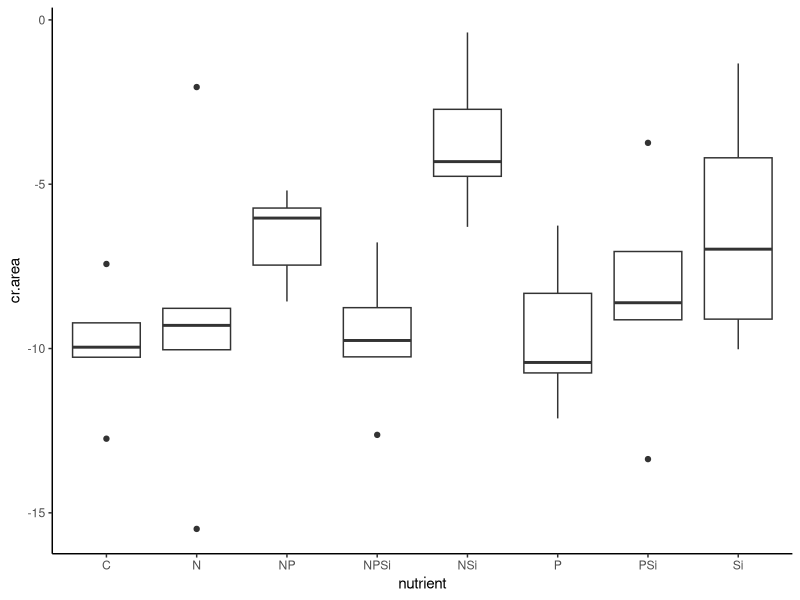
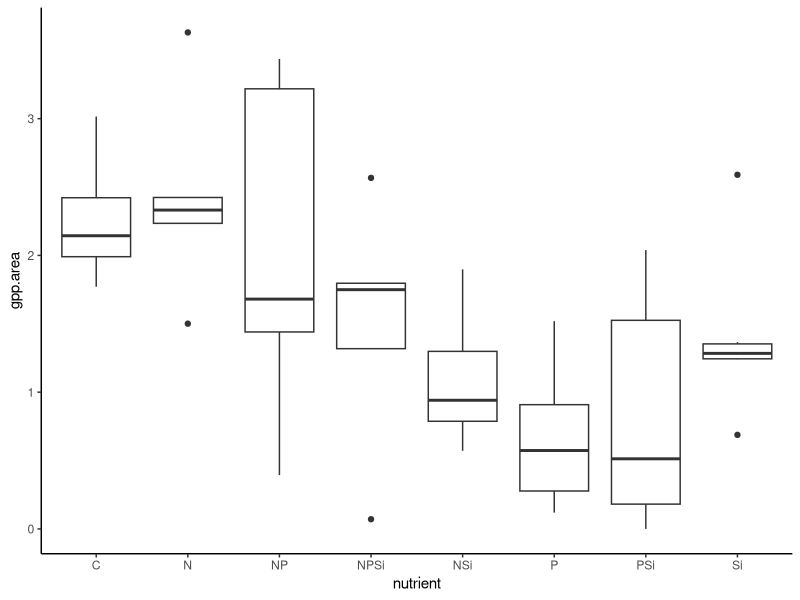
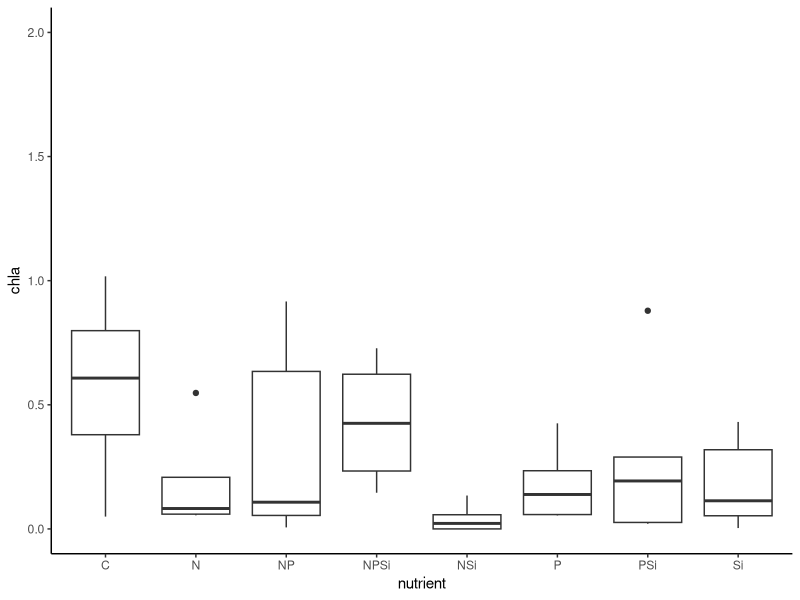
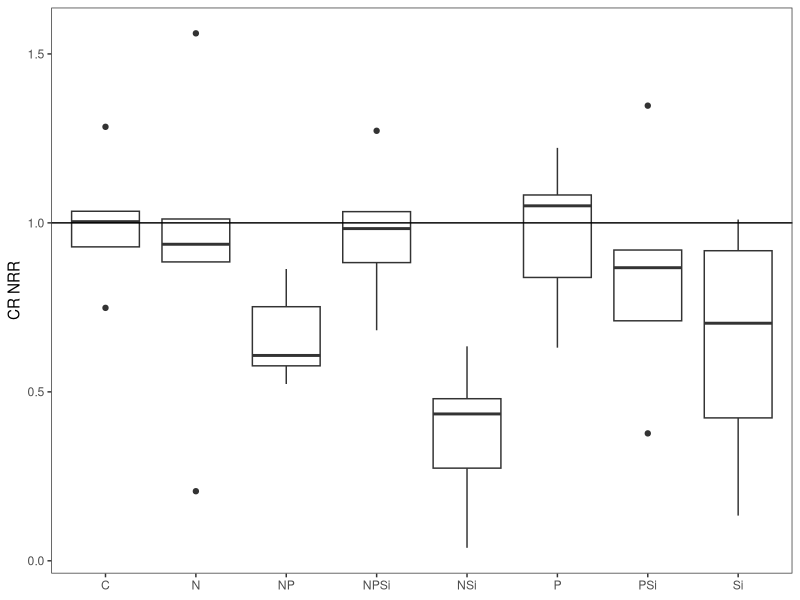
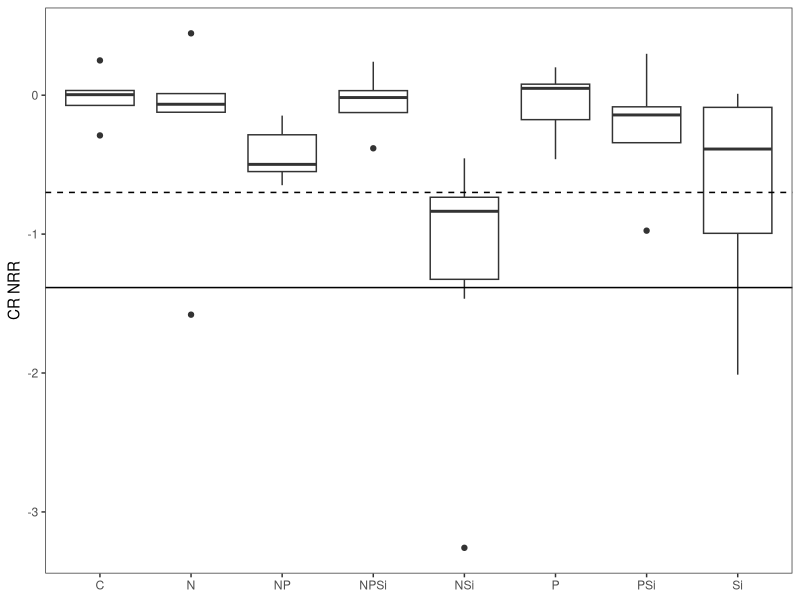
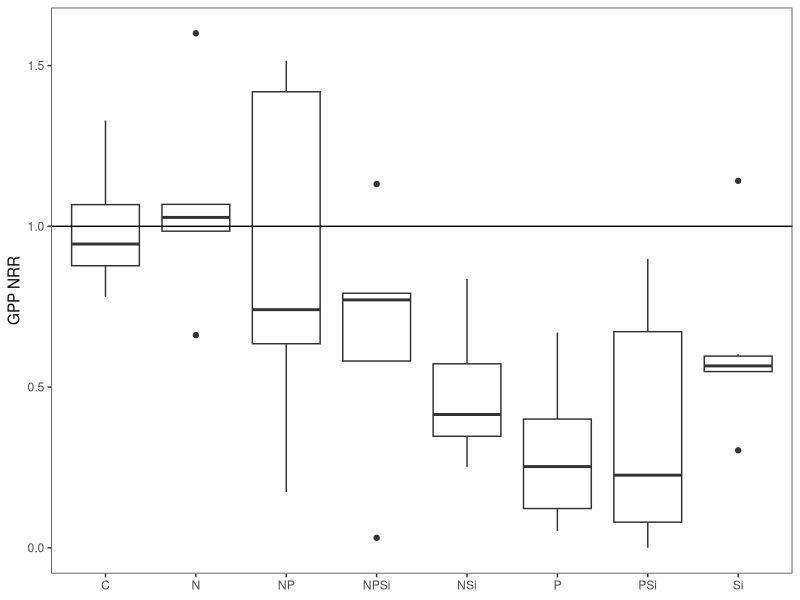
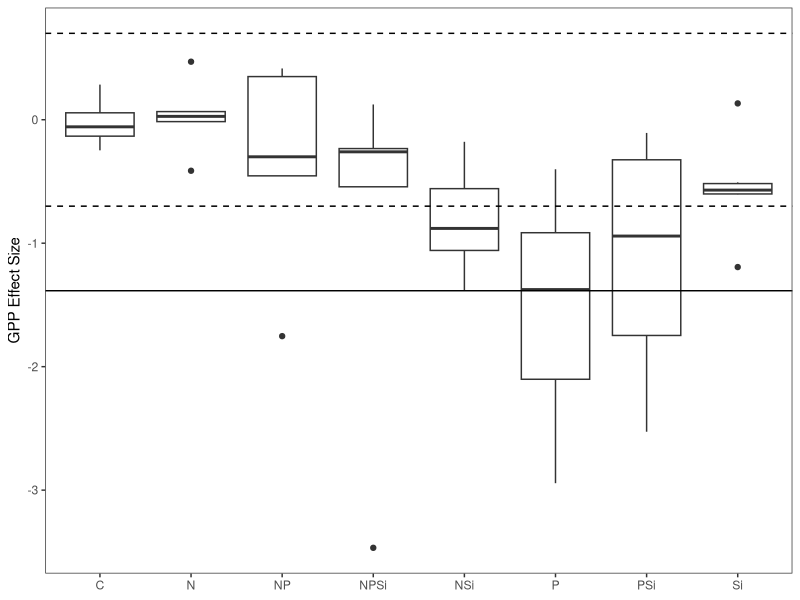
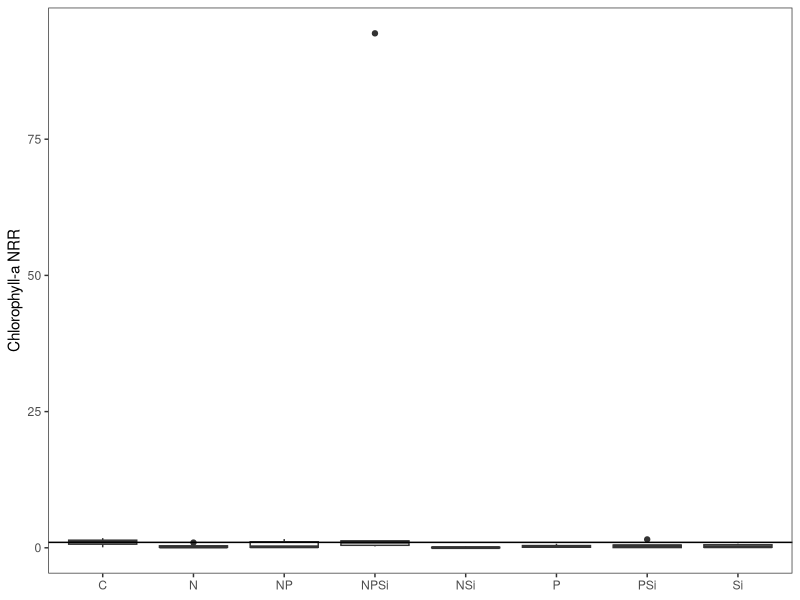

R code for these plots, in order: (Note: this script raises an error after producing the figures.)
#Author:  Clay Arango
#Creation date: 10-Feb-19
#Script to analyze NDS data from Summer 2018 NDS work with S. Roley and A. Alexiades

#packages
install.packages("nlme")
install.packages("nortest")
install.packages("dplyr")
install.packages("multcomp")
install.packages("MASS")
install.packages("ggplot2")
library(nlme)
library(nortest)
library(plyr)
library(dplyr)
library(multcomp)
library(MASS)
library(ggplot2)
library(tidyr)

#Load data
reec_fall <- read.table(file="reec_fall.csv", header=T, sep=",")

#set variable
d = reec_fall

#evaluate data to make sure factors are correct
names(d)
unique(d$nutrient) #control, N, NP, NPSi, NSi, P, PSi, Si
unique(d$N) #should be 0 and 1
unique(d$P) #should be 0 and 1
unique(d$Si) #should be 0 and 1
unique(d$top) #should be "sponge" and "glass"
#if need to change, use recode function below. 
d$top<-recode(d$top, "cellulose" ="sponge")
str(d)

#convert N and P and Si values (0 or 1 for absence or presence) to factors
d$N<-as.factor(d$N)
d$P<-as.factor(d$P)
d$Si<-as.factor(d$Si)
str(d)

#subset data into gpp and cr response
d.cr = subset(d, top=="sponge", data=d)
d.gpp = subset(d, top=="glass", data=d)

#check distribution of controls and remove as needed before calculating NRR.
ggplot(d.cr, aes(x=nutrient, y=cr.area))+geom_boxplot() +theme_classic()
#ok

#calculate nrr for cr
x<-ddply(d.cr, "nutrient", summarise, ave_cr = mean(cr.area, na.rm=T)) #changed to ddply b/c allows
#to specify by column name - I had a csv file with the relevant column in a different position.
x
d.cr$cr.nrr = d.cr$cr.area/-9.922869 #divide by control ave_cr
d.cr$chla.nrr<-NA

#check distribution of controls and remove as needed before calculating NRR.
ggplot(d.gpp, aes(x=nutrient, y=gpp.area))+geom_boxplot() +theme_classic()
#probaly ok, but check AA3, AA6, X3
ggplot(d.gpp, aes(x=nutrient, y=chla))+geom_boxplot() +theme_classic()+scale_y_continuous(limits=c(0,2))
#one super-high outlier - was a copy/paste error.updated with value from NDS spreadsheet.
#also check CC3

#calculate nrr for gpp and chla
x<- ddply(d.gpp, "nutrient", summarise, ave_gpp = mean(gpp.area, na.rm=T), ave_chla = mean(chla, na.rm=T)) 
x
d.gpp$gpp.nrr = d.gpp$gpp.area/2.2686372 #divide by control ave_gpp
d.gpp$chla.nrr = d.gpp$chla/0.5705330 #divide by control ave_chla

#combine files and export
d.nrr<-rbind(d.cr, d.gpp)
d.nrr$site_date<-"reec_fall"

d.nrr$gpp.es<-log(d.nrr$gpp.nrr)
d.nrr$cr.es<-log(d.nrr$cr.nrr)
d.nrr$chla.es<-log(d.nrr$chla.nrr)
write.table(d.nrr, "reec_fall_nrr.csv", sep=",", quote=F, row.names =F)


###############
#plots of NRR and effect size
##############
ggplot(data=d.cr, aes(x=nutrient, y=cr.nrr))+geom_boxplot()+theme_bw()+
  ylab("CR NRR")+geom_abline(slope = 0, intercept = 1)+
  theme(axis.title.x=element_blank(), panel.grid.minor=element_blank(), panel.grid.major=element_blank())
#inhibition

ggplot(data=subset(d.nrr, (top=="sponge")), aes(x=nutrient, y=cr.es))+geom_boxplot()+theme_bw()+
  ylab("CR NRR")+geom_hline(yintercept = -1.385, lty="solid")+ geom_hline(yintercept = -0.7, lty="dashed")+
  theme(axis.title.x=element_blank(), panel.grid.minor=element_blank(), panel.grid.major=element_blank())

ggplot(data=subset(d.gpp, !(nutrient=="control")), aes(x=nutrient, y=gpp.nrr))+geom_boxplot()+theme_bw()+
  ylab("GPP NRR")+geom_abline(slope = 0, intercept = 1)+
  theme(axis.title.x=element_blank(), panel.grid.minor=element_blank(), panel.grid.major=element_blank())
#inhibition

ggplot(data=subset(d.nrr, (top=="glass")), aes(x=nutrient, y=gpp.es))+geom_boxplot()+theme_bw()+
  ylab("GPP Effect Size")+geom_hline(yintercept = -1.385, lty="solid")+ 
  geom_hline(yintercept = -0.7, lty="dashed")+geom_hline(yintercept = 0.7, lty="dashed")+
  theme(axis.title.x=element_blank(), panel.grid.minor=element_blank(), panel.grid.major=element_blank())

ggplot(data=d.gpp, aes(x=nutrient, y=chla.nrr))+geom_boxplot()+theme_bw()+
  ylab("Chlorophyll-a NRR")+geom_abline(slope = 0, intercept = 1)+
  theme(axis.title.x=element_blank(), panel.grid.minor=element_blank(), panel.grid.major=element_blank())
#inhibition

ggplot(data=subset(d.nrr, (top=="glass")), aes(x=nutrient, y=chla.es))+geom_boxplot()+theme_bw()+
  ylab("Chla Effect Size")+geom_hline(yintercept = -1.385, lty="solid")+ 
  geom_hline(yintercept = -0.7, lty="dashed")+geom_hline(yintercept = 0.7, lty="dashed")+
  theme(axis.title.x=element_blank(), panel.grid.minor=element_blank(), panel.grid.major=element_blank())


##########
#NRR Summary Files
#########

GPP_sum<-ddply(d.gpp, "nutrient", summarise, ave_nrr.gpp=mean(gpp.nrr, na.rm=T), sd_nrr.gpp=sd(gpp.nrr, na.rm=T), 
               se_nrr.gpp =(sd(gpp.nrr)/sqrt(sum(!is.na(gpp.nrr)))), 
               ci95_nrr.gpp = (1.96*(sd(gpp.nrr)/sqrt(sum(!is.na(gpp.nrr))))),
               ave_nrr.chla=mean(chla.nrr, na.rm=T), sd_nrr.chla=sd(chla.nrr, na.rm=T), 
               se_nrr.chla =(sd(chla.nrr)/sqrt(sum(!is.na(chla.nrr)))), 
               ci95_nrr.chla = (1.96*(sd(chla.nrr)/sqrt(sum(!is.na(chla.nrr))))))
CR_sum<-ddply(d.cr, "nutrient", summarise, ave_nrr.cr=mean(cr.nrr, na.rm=T), sd_nrr.cr=sd(cr.nrr, na.rm=T), 
              se_nrr.cr =(sd(cr.nrr)/sqrt(sum(!is.na(cr.nrr)))), 
              ci95_nrr.cr = (1.96*(sd(cr.nrr)/sqrt(sum(!is.na(cr.nrr))))))

#now combine into one and export
d.sum<-merge(GPP_sum, CR_sum, by="nutrient")
d.sum$site_date<-"reec_fall"
write.table(d.sum, "reec_fall_summ.csv",  sep=",", quote=F, row.names =F)


############################################################
#analyze RESPIRATION data
############################################################

M1<-gls(cr.area~N*P*Si, data=d.cr, na.action=na.omit)
E1<-residuals(M1)
qqnorm(E1)
qqline(E1)
ad.test(E1)
   #residuals are normally distributed
hist(E1)  
plot(M1)

plot(filter(d.cr, !is.na(cr.area)) %>% dplyr::select(nutrient), 
     E1, xlab="nutrient", ylab="Residuals")
bartlett.test(cr.area~nutrient, data=d.cr)
   #variance test is ok

anova(M1) #co-inhibited by P and Si
#N               1   2.88396  0.0992
#P               1   2.06316  0.1606
#Si              1   4.02815  0.0533
#N:P             1   0.35027  0.5581
#N:Si            1   0.27318  0.6048
#P:Si            1   9.11409  0.0049
#N:P:Si          1   2.66291  0.1125

##########################################################
#do multiple 2 way ANOVAs to improve our ability to interpret
##########################################################
#N and P
M1<-gls(cr.area~N*P, data=d.cr, na.action=na.omit)
E1<-residuals(M1)
qqnorm(E1)
qqline(E1)
ad.test(E1)
#residuals are normally distributed, p=0.9534
hist(E1)  
plot(M1)

bartlett.test(cr.area~nutrient, data=d.cr)
#variance test OK

anova(M1) #no limitation
interaction.plot(d.cr$N, d.cr$P, d.cr$cr.area*-1)

#N and Si
M1<-gls(cr.area~N*Si, data=d.cr, na.action=na.omit)
E1<-residuals(M1)
qqnorm(E1)
qqline(E1)
ad.test(E1)
#residuals are no normally distributed, p=0.7968
hist(E1)  
plot(M1)

bartlett.test(cr.area~nutrient, data=d.cr)
#variance test OK

anova(M1) #interpretation: no limitation
interaction.plot(d.cr$N, d.cr$Si, d.cr$cr.area*-1)

#P and Si
M1<-gls(cr.area~P*Si, data=d.cr, na.action=na.omit)
E1<-residuals(M1)
qqnorm(E1)
qqline(E1)
ad.test(E1)
#residuals are no normally distributed, p=0.3122
hist(E1)  
plot(M1)

bartlett.test(cr.area~nutrient, data=d.cr)
#variance test OK

anova(M1) #interpretation:Si increases in presence of P)
interaction.plot(d.cr$P, d.cr$Si, d.cr$cr.area*-1)
#P               1   2.23551  0.1436
#Si              1   4.21228  0.0475
#P:Si            1   9.22573  0.0044
##########################################################
##########################################################


x <- group_by(d.cr, nutrient) %>%  # Grouping function causes subsequent functions to aggregate by season and reach
  summarize(cr.mean = abs(mean(cr.area, na.rm = TRUE)), # na.rm = TRUE to remove missing values
            cr.sd=abs(sd(cr.area, na.rm = TRUE)),  # na.rm = TRUE to remove missing values
            n = sum(!is.na(cr.area)), # of observations, excluding NAs. 
            cr.se=cr.sd/sqrt(n))

ggplot(data=x, aes(x=nutrient, y=cr.mean)) + 
  geom_bar(stat="identity", position=position_dodge(), color = "black") + 
  geom_errorbar(aes(ymin=cr.mean, ymax=cr.mean+cr.se), width=0.2, 
                position=position_dodge(0.9)) + 
  xlab("Nutrient") +
  ylab(expression(Respiration~(ug~O[2]~m^{-2}~h^{-1}))) +
  ylim(0,20) +
  labs(fill="Light") +
  theme_bw() +
  theme(panel.grid.major=element_blank(),
        panel.grid.minor=element_blank(),
        legend.title=element_text(size=6),
        legend.key=element_blank(), 
        legend.position=c(0.5,0.95), 
        legend.text=element_text(size=8), 
        legend.background=element_blank(), 
        legend.direction="horizontal", 
        legend.key.size=unit(0.3, "cm"), 
        axis.title.y=element_text(size=8), 
        axis.title.x=element_text(size=8), 
        axis.text.x=element_text(size=8))

#ggsave('output/figures/Ring_fall.tiff',
#       units="in",
#       width=3.25,
#       height=3.25,
#       dpi=1200,
#       compression="lzw")

############################################################
#analyze the PRODUCTION data
############################################################

M1<-gls(gpp.area~N*P*Si, data=d.gpp, na.action=na.omit) 
E1<-residuals(M1)
qqnorm(E1)
qqline(E1)
ad.test(E1)
   #residuals ok

hist(E1, xlab="residuals", main="")
plot(M1)

plot(filter(d.gpp, !is.na(gpp.area)) %>% dplyr::select(nutrient), 
     E1, xlab="nutrient", ylab="Residuals")
bartlett.test(gpp.area~nutrient, data=d.gpp)
   #OK

anova(M1)
  

############################################################
#analyze the CHL-A biomass on disks
#########################################################

M1<-gls(log(chla)~N*P*Si, data=d.gpp, na.action=na.omit)
E1<-residuals(M1)
qqnorm(E1)
qqline(E1)
ad.test(E1)
  #residuals ok
hist(E1)
plot(M1)#some increase in variance

plot(filter(d.gpp, !is.na(chla)) %>% dplyr::select(nutrient), 
     E1, xlab="nutrient", ylab="Residuals")
bartlett.test(log(chla)~nutrient, data=d.gpp)
#variance not quite ok, p = 0.03 
#logging results in p = 0.5871

anova(M1)
#N               1   0.18067  0.6736
#P               1   1.36197  0.2518
#Si              1   1.08709  0.3049
#N:P             1   4.65056  0.0387
#N:Si            1   0.47887  0.4939
#P:Si            1   4.48820  0.0420
#N:P:Si          1   0.72059  0.4023
#N and P

##########################################################
#do multiple 2 way ANOVAs to improve our ability to interpret
##########################################################
#N and P  P offsets negative effects of N alone and P alone
xx = na.omit(subset(d.gpp, select = c(N,P,chla)))
interaction.plot(xx$N, xx$P, xx$chla)

#N and Si
#remove NA for plotting
xx = na.omit(subset(d.gpp, select = c(N,Si,chla)))
interaction.plot(xx$N, xx$Si, xx$chla)

#P and Si
xx = na.omit(subset(d.gpp, select = c(P,Si,chla)))
interaction.plot(xx$P, xx$Si, xx$chla)
